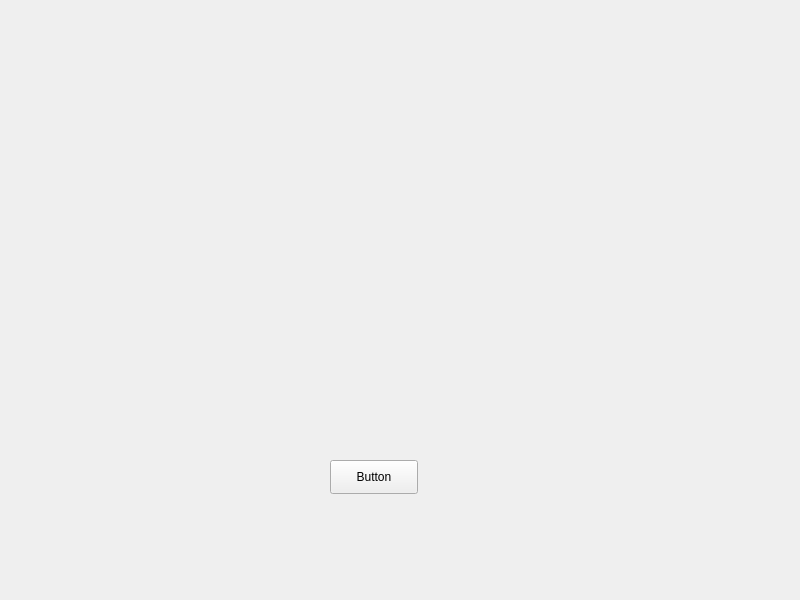
<?xml version="1.0" encoding="UTF-8"?>
<ui version="4.0">
 <class>Widget</class>
 <widget class="QWidget" name="Widget">
  <property name="geometry">
   <rect>
    <x>0</x>
    <y>0</y>
    <width>800</width>
    <height>600</height>
   </rect>
  </property>
  <property name="windowTitle">
   <string>Widget</string>
  </property>
  <widget class="QPushButton" name="pushButton">
   <property name="geometry">
    <rect>
     <x>330</x>
     <y>460</y>
     <width>88</width>
     <height>34</height>
    </rect>
   </property>
   <property name="text">
    <string>Button</string>
   </property>
  </widget>
 </widget>
 <resources/>
 <connections/>
</ui>
